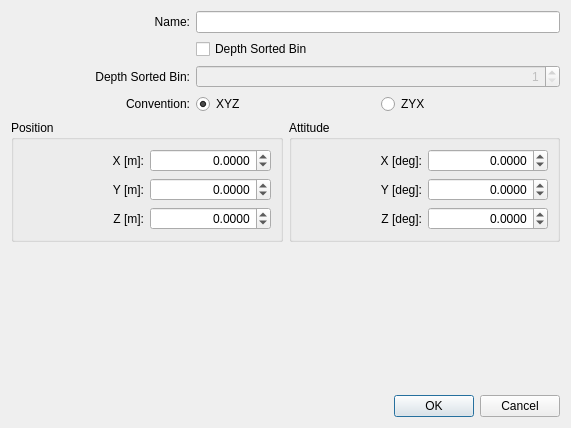
<?xml version="1.0" encoding="UTF-8"?>
<ui version="4.0">
 <class>DialogEditPAT</class>
 <widget class="QDialog" name="DialogEditPAT">
  <property name="geometry">
   <rect>
    <x>0</x>
    <y>0</y>
    <width>571</width>
    <height>428</height>
   </rect>
  </property>
  <property name="windowTitle">
   <string>PAT Edit</string>
  </property>
  <property name="modal">
   <bool>true</bool>
  </property>
  <layout class="QGridLayout" name="gridLayout_2">
   <item row="3" column="1">
    <widget class="QRadioButton" name="radioButtonXYZ">
     <property name="text">
      <string>XYZ</string>
     </property>
     <property name="checked">
      <bool>true</bool>
     </property>
     <attribute name="buttonGroup">
      <string notr="true">buttonGroupConvention</string>
     </attribute>
    </widget>
   </item>
   <item row="4" column="0" colspan="3">
    <layout class="QGridLayout" name="gridLayout">
     <item row="0" column="0">
      <widget class="QGroupBox" name="groupBox">
       <property name="minimumSize">
        <size>
         <width>0</width>
         <height>0</height>
        </size>
       </property>
       <property name="title">
        <string>Position</string>
       </property>
       <layout class="QGridLayout" name="gridLayout_3">
        <item row="0" column="0">
         <widget class="QLabel" name="label_2">
          <property name="text">
           <string>X [m]:</string>
          </property>
          <property name="alignment">
           <set>Qt::AlignRight|Qt::AlignTrailing|Qt::AlignVCenter</set>
          </property>
          <property name="buddy">
           <cstring>spinBoxPositionX</cstring>
          </property>
         </widget>
        </item>
        <item row="0" column="1">
         <widget class="QDoubleSpinBox" name="spinBoxPositionX">
          <property name="alignment">
           <set>Qt::AlignRight|Qt::AlignTrailing|Qt::AlignVCenter</set>
          </property>
          <property name="decimals">
           <number>4</number>
          </property>
          <property name="minimum">
           <double>-9999999.998999999836087</double>
          </property>
          <property name="maximum">
           <double>9999999.998999999836087</double>
          </property>
         </widget>
        </item>
        <item row="1" column="0">
         <widget class="QLabel" name="label_3">
          <property name="text">
           <string>Y [m]:</string>
          </property>
          <property name="alignment">
           <set>Qt::AlignRight|Qt::AlignTrailing|Qt::AlignVCenter</set>
          </property>
          <property name="buddy">
           <cstring>spinBoxPositionY</cstring>
          </property>
         </widget>
        </item>
        <item row="1" column="1">
         <widget class="QDoubleSpinBox" name="spinBoxPositionY">
          <property name="alignment">
           <set>Qt::AlignRight|Qt::AlignTrailing|Qt::AlignVCenter</set>
          </property>
          <property name="decimals">
           <number>4</number>
          </property>
          <property name="minimum">
           <double>-9999999.998999999836087</double>
          </property>
          <property name="maximum">
           <double>9999999.998999999836087</double>
          </property>
         </widget>
        </item>
        <item row="2" column="0">
         <widget class="QLabel" name="label_4">
          <property name="text">
           <string>Z [m]:</string>
          </property>
          <property name="alignment">
           <set>Qt::AlignRight|Qt::AlignTrailing|Qt::AlignVCenter</set>
          </property>
          <property name="buddy">
           <cstring>spinBoxPositionZ</cstring>
          </property>
         </widget>
        </item>
        <item row="2" column="1">
         <widget class="QDoubleSpinBox" name="spinBoxPositionZ">
          <property name="alignment">
           <set>Qt::AlignRight|Qt::AlignTrailing|Qt::AlignVCenter</set>
          </property>
          <property name="decimals">
           <number>4</number>
          </property>
          <property name="minimum">
           <double>-9999999.998999999836087</double>
          </property>
          <property name="maximum">
           <double>9999999.998999999836087</double>
          </property>
         </widget>
        </item>
       </layout>
      </widget>
     </item>
     <item row="0" column="1">
      <widget class="QGroupBox" name="groupBox_2">
       <property name="minimumSize">
        <size>
         <width>0</width>
         <height>0</height>
        </size>
       </property>
       <property name="title">
        <string>Attitude</string>
       </property>
       <layout class="QGridLayout" name="gridLayout_4">
        <item row="0" column="0">
         <widget class="QLabel" name="label_6">
          <property name="text">
           <string>X [deg]:</string>
          </property>
          <property name="alignment">
           <set>Qt::AlignRight|Qt::AlignTrailing|Qt::AlignVCenter</set>
          </property>
          <property name="buddy">
           <cstring>spinBoxAttitudeX</cstring>
          </property>
         </widget>
        </item>
        <item row="0" column="1">
         <widget class="QDoubleSpinBox" name="spinBoxAttitudeX">
          <property name="alignment">
           <set>Qt::AlignRight|Qt::AlignTrailing|Qt::AlignVCenter</set>
          </property>
          <property name="decimals">
           <number>4</number>
          </property>
          <property name="minimum">
           <double>-180.000000000000000</double>
          </property>
          <property name="maximum">
           <double>180.000000000000000</double>
          </property>
         </widget>
        </item>
        <item row="1" column="0">
         <widget class="QLabel" name="label_7">
          <property name="text">
           <string>Y [deg]:</string>
          </property>
          <property name="alignment">
           <set>Qt::AlignRight|Qt::AlignTrailing|Qt::AlignVCenter</set>
          </property>
          <property name="buddy">
           <cstring>spinBoxAttitudeY</cstring>
          </property>
         </widget>
        </item>
        <item row="1" column="1">
         <widget class="QDoubleSpinBox" name="spinBoxAttitudeY">
          <property name="alignment">
           <set>Qt::AlignRight|Qt::AlignTrailing|Qt::AlignVCenter</set>
          </property>
          <property name="decimals">
           <number>4</number>
          </property>
          <property name="minimum">
           <double>-180.000000000000000</double>
          </property>
          <property name="maximum">
           <double>180.000000000000000</double>
          </property>
         </widget>
        </item>
        <item row="2" column="0">
         <widget class="QLabel" name="label_5">
          <property name="text">
           <string>Z [deg]:</string>
          </property>
          <property name="alignment">
           <set>Qt::AlignRight|Qt::AlignTrailing|Qt::AlignVCenter</set>
          </property>
          <property name="buddy">
           <cstring>spinBoxAttitudeZ</cstring>
          </property>
         </widget>
        </item>
        <item row="2" column="1">
         <widget class="QDoubleSpinBox" name="spinBoxAttitudeZ">
          <property name="alignment">
           <set>Qt::AlignRight|Qt::AlignTrailing|Qt::AlignVCenter</set>
          </property>
          <property name="decimals">
           <number>4</number>
          </property>
          <property name="minimum">
           <double>-360.000000000000000</double>
          </property>
          <property name="maximum">
           <double>360.000000000000000</double>
          </property>
         </widget>
        </item>
       </layout>
      </widget>
     </item>
    </layout>
   </item>
   <item row="3" column="0">
    <widget class="QLabel" name="label_9">
     <property name="text">
      <string>Convention:</string>
     </property>
     <property name="alignment">
      <set>Qt::AlignRight|Qt::AlignTrailing|Qt::AlignVCenter</set>
     </property>
    </widget>
   </item>
   <item row="2" column="0">
    <widget class="QLabel" name="label_8">
     <property name="text">
      <string>Depth Sorted Bin:</string>
     </property>
     <property name="alignment">
      <set>Qt::AlignRight|Qt::AlignTrailing|Qt::AlignVCenter</set>
     </property>
    </widget>
   </item>
   <item row="1" column="1" colspan="2">
    <widget class="QCheckBox" name="checkBoxDepthSortedBin">
     <property name="text">
      <string>Depth Sorted Bin</string>
     </property>
    </widget>
   </item>
   <item row="6" column="0" colspan="3">
    <widget class="QDialogButtonBox" name="buttonBox">
     <property name="orientation">
      <enum>Qt::Horizontal</enum>
     </property>
     <property name="standardButtons">
      <set>QDialogButtonBox::Cancel|QDialogButtonBox::Ok</set>
     </property>
    </widget>
   </item>
   <item row="3" column="2">
    <widget class="QRadioButton" name="radioButtonZYX">
     <property name="text">
      <string>ZYX</string>
     </property>
     <attribute name="buttonGroup">
      <string notr="true">buttonGroupConvention</string>
     </attribute>
    </widget>
   </item>
   <item row="5" column="0" colspan="3">
    <spacer name="verticalSpacer">
     <property name="orientation">
      <enum>Qt::Vertical</enum>
     </property>
     <property name="sizeHint" stdset="0">
      <size>
       <width>379</width>
       <height>205</height>
      </size>
     </property>
    </spacer>
   </item>
   <item row="0" column="0">
    <widget class="QLabel" name="label">
     <property name="text">
      <string>Name:</string>
     </property>
     <property name="alignment">
      <set>Qt::AlignRight|Qt::AlignTrailing|Qt::AlignVCenter</set>
     </property>
     <property name="buddy">
      <cstring>lineEditName</cstring>
     </property>
    </widget>
   </item>
   <item row="0" column="1" colspan="2">
    <widget class="QLineEdit" name="lineEditName"/>
   </item>
   <item row="2" column="1" colspan="2">
    <widget class="QSpinBox" name="spinBoxDepthSortedBin">
     <property name="enabled">
      <bool>false</bool>
     </property>
     <property name="alignment">
      <set>Qt::AlignRight|Qt::AlignTrailing|Qt::AlignVCenter</set>
     </property>
     <property name="minimum">
      <number>1</number>
     </property>
     <property name="maximum">
      <number>9</number>
     </property>
     <property name="value">
      <number>1</number>
     </property>
    </widget>
   </item>
  </layout>
 </widget>
 <tabstops>
  <tabstop>lineEditName</tabstop>
  <tabstop>spinBoxPositionX</tabstop>
  <tabstop>spinBoxPositionY</tabstop>
  <tabstop>spinBoxPositionZ</tabstop>
  <tabstop>spinBoxAttitudeX</tabstop>
  <tabstop>spinBoxAttitudeY</tabstop>
  <tabstop>spinBoxAttitudeZ</tabstop>
  <tabstop>buttonBox</tabstop>
 </tabstops>
 <resources/>
 <connections>
  <connection>
   <sender>buttonBox</sender>
   <signal>accepted()</signal>
   <receiver>DialogEditPAT</receiver>
   <slot>accept()</slot>
   <hints>
    <hint type="sourcelabel">
     <x>248</x>
     <y>254</y>
    </hint>
    <hint type="destinationlabel">
     <x>157</x>
     <y>274</y>
    </hint>
   </hints>
  </connection>
  <connection>
   <sender>buttonBox</sender>
   <signal>rejected()</signal>
   <receiver>DialogEditPAT</receiver>
   <slot>reject()</slot>
   <hints>
    <hint type="sourcelabel">
     <x>316</x>
     <y>260</y>
    </hint>
    <hint type="destinationlabel">
     <x>286</x>
     <y>274</y>
    </hint>
   </hints>
  </connection>
 </connections>
 <buttongroups>
  <buttongroup name="buttonGroupConvention"/>
 </buttongroups>
</ui>
